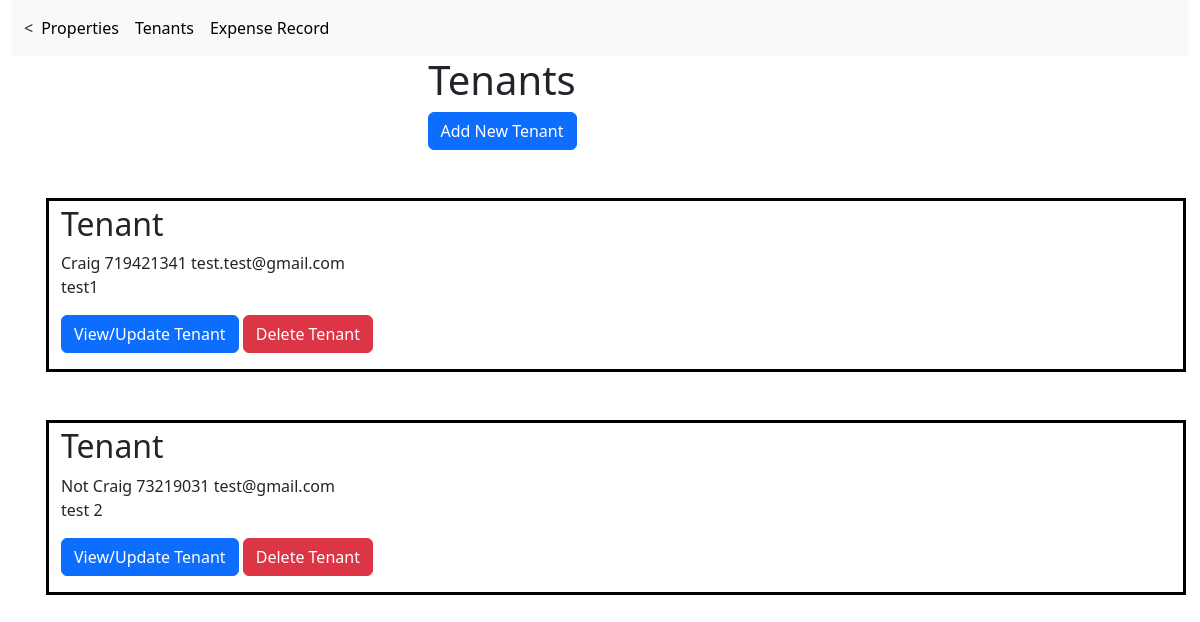
Before: /tenants/ with the older database file.
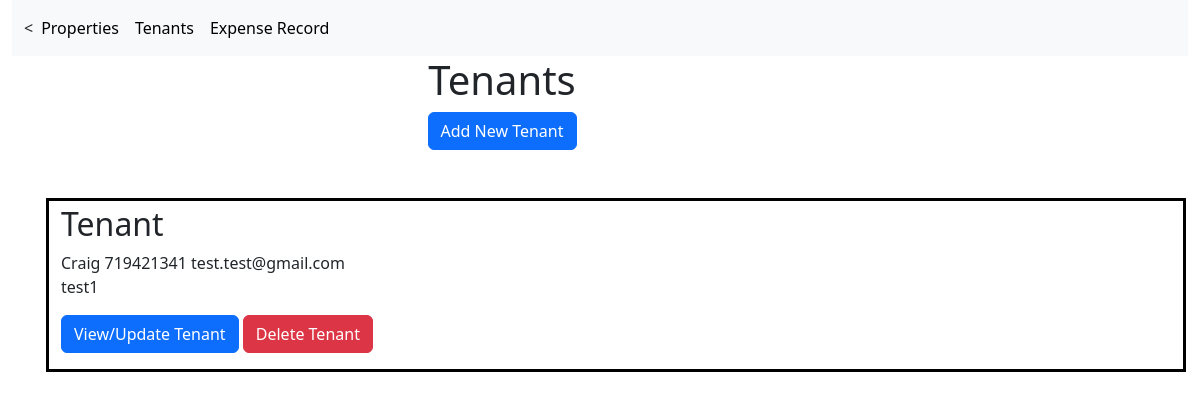
After: the same page with the newer database file.
### real_estate/models.py (models this page shows)
class Tenant(models.Model):
    tenant_id = models.BigAutoField(primary_key=True)
    name = models.TextField()
    phone = models.TextField()
    email = models.TextField()
    notes = models.TextField(null=True)
    class Meta:
        managed = True
        db_table = 'tenant'

### real_estate/views.py (the view)
# urls.py: path('tenants/', views.tenant, name = 'tenant_list'),
def tenant(request):
    tenants = Tenant.objects.all()
    return render(request, 'tenant_list.html', {'tenants':tenants})

### real_estate/templates/tenant_list.html
{% extends 'nav_bar.html' %}
{% block content%}
<div class="container-fluid">
<center><h1>Tenants</h1></center>
           <div class="buttons">
             <div class = "page-add-button">
              <center>
               <p><a href = "{% url 'tenant_form' %}" class = "btn btn-primary" >Add New Tenant  </a> </p>
              </center>
            </div>
           </div>
       </div>
       </div>
{% if tenants %}
<ul>
    {% for tenant in tenants %}
    <div class="container pt-1 my-5" style="border: 3px solid black;">
    <h2>Tenant</h2>
    <a>{{tenant.name}}</a>
    <a>{{tenant.phone}}</a>
    <a>{{tenant.email}}</a>
    <p><a>{{tenant.notes}}</a></p>
    <p><a class="btn btn-primary" href = "{% url 'update_tenant' tenant.tenant_id %}">View/Update Tenant</a>
        <a class="btn btn-danger" href = "{% url 'delete_tenant' tenant.tenant_id %}">Delete Tenant</a></p>
    </div>
    {% endfor%}
</ul>
{% else %}
<p> There are no Tenants </p>
{% endif %}
{% endblock %}

Changed rows visible on the page:
removed Tenant: name "Not Craig", phone "73219031", email "test@gmail.com", notes "test 2"
